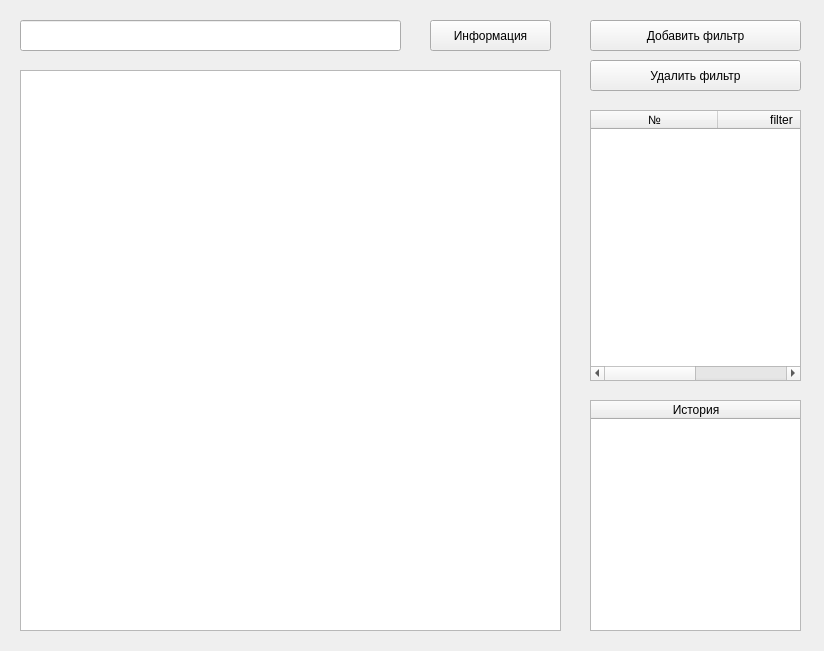
<?xml version="1.0" encoding="UTF-8"?>
<ui version="4.0">
 <class>BookTable</class>
 <widget class="QWidget" name="BookTable">
  <property name="geometry">
   <rect>
    <x>0</x>
    <y>0</y>
    <width>824</width>
    <height>651</height>
   </rect>
  </property>
  <property name="windowTitle">
   <string>Form</string>
  </property>
  <widget class="QTableWidget" name="table_main">
   <property name="geometry">
    <rect>
     <x>20</x>
     <y>70</y>
     <width>541</width>
     <height>561</height>
    </rect>
   </property>
  </widget>
  <widget class="QLineEdit" name="input_search">
   <property name="geometry">
    <rect>
     <x>20</x>
     <y>20</y>
     <width>381</width>
     <height>31</height>
    </rect>
   </property>
  </widget>
  <widget class="QPushButton" name="button_add_filter">
   <property name="geometry">
    <rect>
     <x>590</x>
     <y>20</y>
     <width>211</width>
     <height>31</height>
    </rect>
   </property>
   <property name="text">
    <string>Добавить фильтр</string>
   </property>
  </widget>
  <widget class="QTableWidget" name="table_history">
   <property name="geometry">
    <rect>
     <x>590</x>
     <y>400</y>
     <width>211</width>
     <height>231</height>
    </rect>
   </property>
   <property name="rowCount">
    <number>0</number>
   </property>
   <property name="columnCount">
    <number>1</number>
   </property>
   <attribute name="horizontalHeaderDefaultSectionSize">
    <number>210</number>
   </attribute>
   <column>
    <property name="text">
     <string>История</string>
    </property>
   </column>
  </widget>
  <widget class="QTableWidget" name="table_filter">
   <property name="geometry">
    <rect>
     <x>590</x>
     <y>110</y>
     <width>211</width>
     <height>271</height>
    </rect>
   </property>
   <property name="rowCount">
    <number>0</number>
   </property>
   <property name="columnCount">
    <number>2</number>
   </property>
   <attribute name="horizontalHeaderDefaultSectionSize">
    <number>127</number>
   </attribute>
   <column>
    <property name="text">
     <string>№</string>
    </property>
   </column>
   <column>
    <property name="text">
     <string>filter</string>
    </property>
   </column>
  </widget>
  <widget class="QPushButton" name="button_remove_filter">
   <property name="geometry">
    <rect>
     <x>590</x>
     <y>60</y>
     <width>211</width>
     <height>31</height>
    </rect>
   </property>
   <property name="text">
    <string>Удалить фильтр</string>
   </property>
  </widget>
  <widget class="QPushButton" name="button_about">
   <property name="geometry">
    <rect>
     <x>430</x>
     <y>20</y>
     <width>121</width>
     <height>31</height>
    </rect>
   </property>
   <property name="text">
    <string>Информация</string>
   </property>
  </widget>
  <zorder>table_history</zorder>
  <zorder>table_main</zorder>
  <zorder>input_search</zorder>
  <zorder>button_add_filter</zorder>
  <zorder>table_filter</zorder>
  <zorder>button_remove_filter</zorder>
  <zorder>button_about</zorder>
 </widget>
 <resources/>
 <connections/>
</ui>
